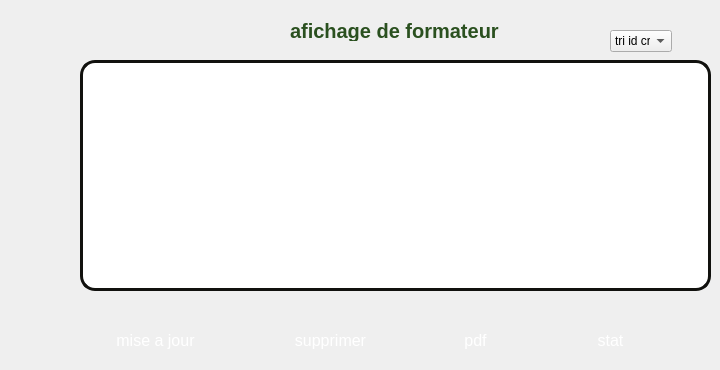
      <widget class="QWidget" name="page_4">
       <widget class="QPushButton" name="upp">
        <property name="geometry">
         <rect>
          <x>90</x>
          <y>320</y>
          <width>131</width>
          <height>41</height>
         </rect>
        </property>
        <property name="styleSheet">
         <string notr="true">QPushButton
{
    background-color: qlineargradient(spread:pad, x1:0, y1:0, x2:1, y2:1, 
                                      stop:0 #4682B4, stop:1 #87CEEB); /* Dégradé de bleu acier à bleu ciel */
    border: none; /* Suppression de la bordure pour un look épuré */
    border-radius: 15px; /* Bordures arrondies pour un design moderne */
    font-size: 16px; /* Taille de police pour une meilleure lisibilité */
    color: white; /* Texte en blanc pour un bon contraste */
    padding: 12px 24px; /* Espacement interne pour un bouton plus grand et plus confortable */
    box-shadow: 0 5px 15px rgba(0, 0, 128, 0.3); /* Ombre bleue subtile pour un effet 3D léger */
    transition: background-color 0.3s, transform 0.3s; /* Transition pour les effets de survol et de clic */
}

QPushButton:hover
{
    background-color: qlineargradient(spread:pad, x1:0, y1:0, x2:1, y2:1, 
                                      stop:0 #5A9BD5, stop:1 #B0E0E6); /* Dégradé plus clair au survol */
    transform: scale(1.05); /* Légère augmentation de la taille au survol pour un effet interactif */
}

QPushButton:pressed
{
    background-color: qlineargradient(spread:pad, x1:0, y1:0, x2:1, y2:1, 
                                      stop:0 #1E90FF, stop:1 #4682B4); /* Dégradé plus foncé lors du clic */
    transform: scale(0.98); /* Légère réduction de la taille lors du clic pour un effet de pression */
}
</string>
        </property>
        <property name="text">
         <string>mise a jour</string>
        </property>
       </widget>
       <widget class="QPushButton" name="pushButton_2">
        <property name="geometry">
         <rect>
          <x>270</x>
          <y>320</y>
          <width>121</width>
          <height>41</height>
         </rect>
        </property>
        <property name="styleSheet">
         <string notr="true">QPushButton
{
    background-color: qlineargradient(spread:pad, x1:0, y1:0, x2:1, y2:1, 
                                      stop:0 #4682B4, stop:1 #87CEEB); /* Dégradé de bleu acier à bleu ciel */
    border: none; /* Suppression de la bordure pour un look épuré */
    border-radius: 15px; /* Bordures arrondies pour un design moderne */
    font-size: 16px; /* Taille de police pour une meilleure lisibilité */
    color: white; /* Texte en blanc pour un bon contraste */
    padding: 12px 24px; /* Espacement interne pour un bouton plus grand et plus confortable */
    box-shadow: 0 5px 15px rgba(0, 0, 128, 0.3); /* Ombre bleue subtile pour un effet 3D léger */
    transition: background-color 0.3s, transform 0.3s; /* Transition pour les effets de survol et de clic */
}

QPushButton:hover
{
    background-color: qlineargradient(spread:pad, x1:0, y1:0, x2:1, y2:1, 
                                      stop:0 #5A9BD5, stop:1 #B0E0E6); /* Dégradé plus clair au survol */
    transform: scale(1.05); /* Légère augmentation de la taille au survol pour un effet interactif */
}

QPushButton:pressed
{
    background-color: qlineargradient(spread:pad, x1:0, y1:0, x2:1, y2:1, 
                                      stop:0 #1E90FF, stop:1 #4682B4); /* Dégradé plus foncé lors du clic */
    transform: scale(0.98); /* Légère réduction de la taille lors du clic pour un effet de pression */
}
</string>
        </property>
        <property name="text">
         <string>supprimer</string>
        </property>
       </widget>
       <widget class="QTableView" name="tableView_6">
        <property name="geometry">
         <rect>
          <x>80</x>
          <y>60</y>
          <width>631</width>
          <height>231</height>
         </rect>
        </property>
        <property name="sizePolicy">
         <sizepolicy hsizetype="Fixed" vsizetype="Fixed">
          <horstretch>0</horstretch>
          <verstretch>0</verstretch>
         </sizepolicy>
        </property>
        <property name="focusPolicy">
         <enum>Qt::NoFocus</enum>
        </property>
        <property name="autoFillBackground">
         <bool>false</bool>
        </property>
        <property name="styleSheet">
         <string notr="true">background:white;
border:3px solid #11110E;
border-radius: 15px 15px 50px 50px;

</string>
        </property>
        <property name="frameShape">
         <enum>QFrame::NoFrame</enum>
        </property>
        <property name="horizontalScrollBarPolicy">
         <enum>Qt::ScrollBarAlwaysOff</enum>
        </property>
        <property name="sizeAdjustPolicy">
         <enum>QAbstractScrollArea::AdjustIgnored</enum>
        </property>
        <property name="editTriggers">
         <set>QAbstractItemView::NoEditTriggers</set>
        </property>
        <property name="tabKeyNavigation">
         <bool>false</bool>
        </property>
        <property name="showDropIndicator" stdset="0">
         <bool>false</bool>
        </property>
        <property name="dragDropOverwriteMode">
         <bool>false</bool>
        </property>
        <property name="alternatingRowColors">
         <bool>true</bool>
        </property>
        <property name="selectionMode">
         <enum>QAbstractItemView::SingleSelection</enum>
        </property>
        <property name="selectionBehavior">
         <enum>QAbstractItemView::SelectRows</enum>
        </property>
        <property name="textElideMode">
         <enum>Qt::ElideNone</enum>
        </property>
        <property name="showGrid">
         <bool>false</bool>
        </property>
        <property name="gridStyle">
         <enum>Qt::NoPen</enum>
        </property>
        <property name="cornerButtonEnabled">
         <bool>false</bool>
        </property>
        <attribute name="horizontalHeaderVisible">
         <bool>false</bool>
        </attribute>
        <attribute name="horizontalHeaderMinimumSectionSize">
         <number>30</number>
        </attribute>
        <attribute name="horizontalHeaderDefaultSectionSize">
         <number>120</number>
        </attribute>
       </widget>
       <widget class="QLabel" name="label_16">
        <property name="geometry">
         <rect>
          <x>290</x>
          <y>20</y>
          <width>221</width>
          <height>21</height>
         </rect>
        </property>
        <property name="styleSheet">
         <string notr="true">color: #2A501F;
font-family: 'Athiti';
font-style: normal;
font-weight: 700;
font-size: 20px;
background-color: none;</string>
        </property>
        <property name="text">
         <string>afichage de formateur</string>
        </property>
       </widget>
       <widget class="QPushButton" name="pushButton_13">
        <property name="geometry">
         <rect>
          <x>430</x>
          <y>320</y>
          <width>91</width>
          <height>41</height>
         </rect>
        </property>
        <property name="styleSheet">
         <string notr="true">QPushButton
{
    background-color: qlineargradient(spread:pad, x1:0, y1:0, x2:1, y2:1, 
                                      stop:0 #4682B4, stop:1 #87CEEB); /* Dégradé de bleu acier à bleu ciel */
    border: none; /* Suppression de la bordure pour un look épuré */
    border-radius: 15px; /* Bordures arrondies pour un design moderne */
    font-size: 16px; /* Taille de police pour une meilleure lisibilité */
    color: white; /* Texte en blanc pour un bon contraste */
    padding: 12px 24px; /* Espacement interne pour un bouton plus grand et plus confortable */
    box-shadow: 0 5px 15px rgba(0, 0, 128, 0.3); /* Ombre bleue subtile pour un effet 3D léger */
    transition: background-color 0.3s, transform 0.3s; /* Transition pour les effets de survol et de clic */
}

QPushButton:hover
{
    background-color: qlineargradient(spread:pad, x1:0, y1:0, x2:1, y2:1, 
                                      stop:0 #5A9BD5, stop:1 #B0E0E6); /* Dégradé plus clair au survol */
    transform: scale(1.05); /* Légère augmentation de la taille au survol pour un effet interactif */
}

QPushButton:pressed
{
    background-color: qlineargradient(spread:pad, x1:0, y1:0, x2:1, y2:1, 
                                      stop:0 #1E90FF, stop:1 #4682B4); /* Dégradé plus foncé lors du clic */
    transform: scale(0.98); /* Légère réduction de la taille lors du clic pour un effet de pression */
}
</string>
        </property>
        <property name="text">
         <string>pdf</string>
        </property>
       </widget>
       <widget class="QPushButton" name="pushButton_14">
        <property name="geometry">
         <rect>
          <x>560</x>
          <y>320</y>
          <width>101</width>
          <height>41</height>
         </rect>
        </property>
        <property name="styleSheet">
         <string notr="true">QPushButton
{
    background-color: qlineargradient(spread:pad, x1:0, y1:0, x2:1, y2:1, 
                                      stop:0 #4682B4, stop:1 #87CEEB); /* Dégradé de bleu acier à bleu ciel */
    border: none; /* Suppression de la bordure pour un look épuré */
    border-radius: 15px; /* Bordures arrondies pour un design moderne */
    font-size: 16px; /* Taille de police pour une meilleure lisibilité */
    color: white; /* Texte en blanc pour un bon contraste */
    padding: 12px 24px; /* Espacement interne pour un bouton plus grand et plus confortable */
    box-shadow: 0 5px 15px rgba(0, 0, 128, 0.3); /* Ombre bleue subtile pour un effet 3D léger */
    transition: background-color 0.3s, transform 0.3s; /* Transition pour les effets de survol et de clic */
}

QPushButton:hover
{
    background-color: qlineargradient(spread:pad, x1:0, y1:0, x2:1, y2:1, 
                                      stop:0 #5A9BD5, stop:1 #B0E0E6); /* Dégradé plus clair au survol */
    transform: scale(1.05); /* Légère augmentation de la taille au survol pour un effet interactif */
}

QPushButton:pressed
{
    background-color: qlineargradient(spread:pad, x1:0, y1:0, x2:1, y2:1, 
                                      stop:0 #1E90FF, stop:1 #4682B4); /* Dégradé plus foncé lors du clic */
    transform: scale(0.98); /* Légère réduction de la taille lors du clic pour un effet de pression */
}
</string>
        </property>
        <property name="text">
         <string>stat</string>
        </property>
       </widget>
       <widget class="QComboBox" name="comboBox">
        <property name="geometry">
         <rect>
          <x>610</x>
          <y>30</y>
          <width>62</width>
          <height>22</height>
         </rect>
        </property>
        <item>
         <property name="text">
          <string>tri id croi</string>
         </property>
        </item>
        <item>
         <property name="text">
          <string>tri id decr</string>
         </property>
        </item>
       </widget>
      </widget>
